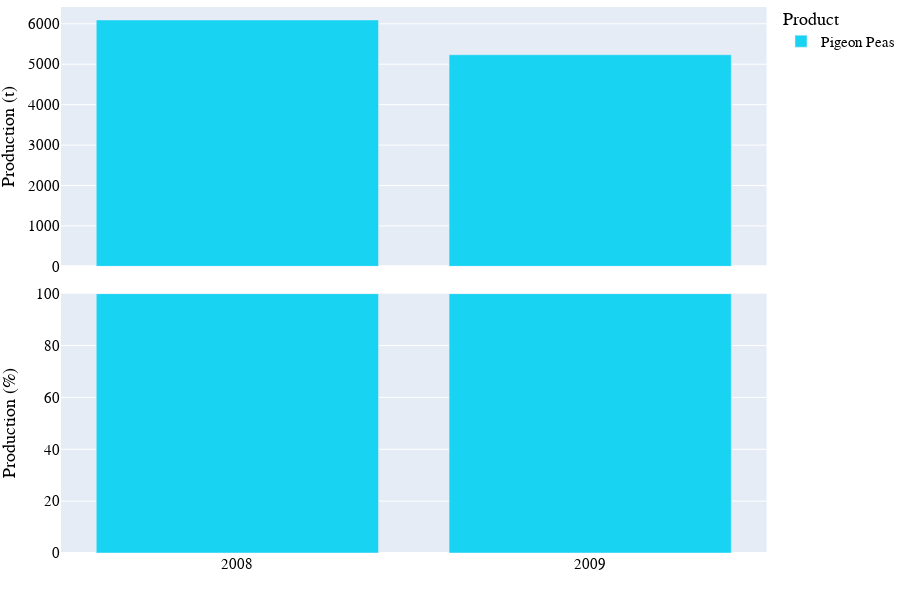
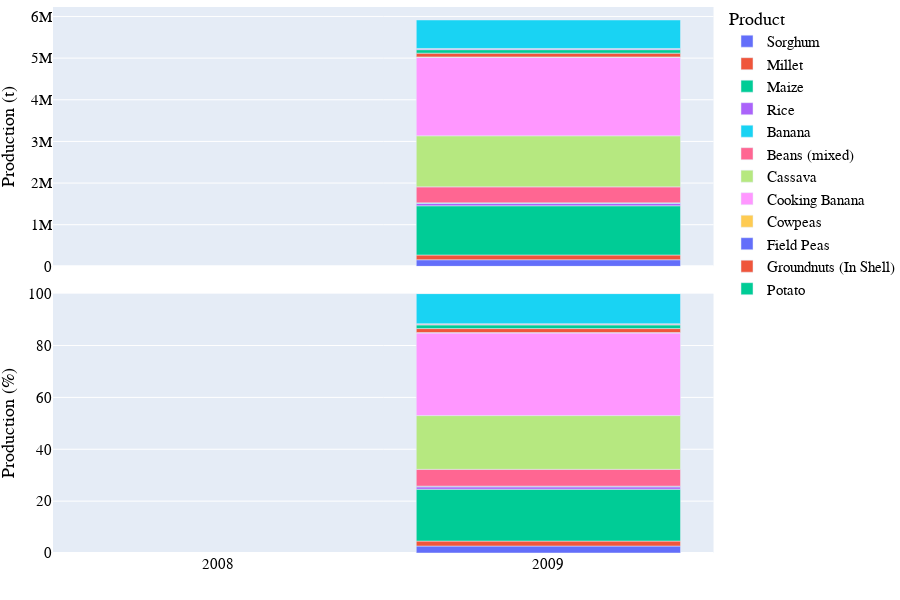
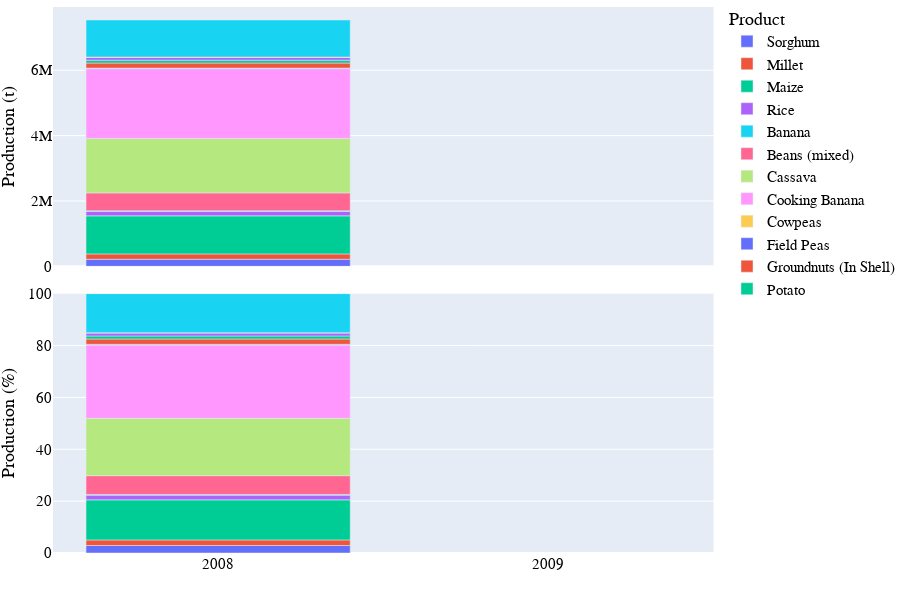

The notebook cell saved with these charts, in order:
### Markdown cell above
# Visualization of production data

### Code cell
# Bar chart of national crop production
country_iso, country_name = 'UG', 'Uganda'
df = pd.read_csv('../data/crop/adm_crop_production_%s.csv' % country_iso, index_col=0)
df['year'] = df['harvest_year']
year = [df['year'].min(), df['year'].max()]
product_order = ['Sorghum','Millet','Maize','Rice','Fonio']
for season_name in ['Annual','First','Second']:
    footnote = 'National crop production in %s - %s' % (country_name, season_name)
    fn_save = '../figures/%s_bar_natgrainprod_%s.png' % (country_iso, season_name)
    sub = df[df['season_name'] == season_name]
    fig = PlotBarProduction(sub, year, product_order, footnote, fn_save)
    fig.show()

### Figure 1 — Plotly figure (JSON) as saved in the notebook; plotly's stock layout.template omitted (floating-point values rounded to 4 significant figures)
{"data": [{"alignmentgroup": "True", "hovertemplate": "product=Pigeon Peas<br>season_name=Annual<br>type=orig_unit<br>year=%{x}<br>value=%{y}<extra></extra>", "legendgroup": "Pigeon Peas", "marker": {"color": "#19d3f3", "pattern": {"shape": ""}}, "name": "Pigeon Peas", "offsetgroup": "Pigeon Peas", "orientation": "v", "showlegend": true, "textposition": "auto", "type": "bar", "x": [2008, 2009], "xaxis": "x2", "y": [6095, 5235], "yaxis": "y2"}, {"alignmentgroup": "True", "hovertemplate": "product=Pigeon Peas<br>season_name=Annual<br>type=percent<br>year=%{x}<br>value=%{y}<extra></extra>", "legendgroup": "Pigeon Peas", "marker": {"color": "#19d3f3", "pattern": {"shape": ""}}, "name": "Pigeon Peas", "offsetgroup": "Pigeon Peas", "orientation": "v", "showlegend": false, "textposition": "auto", "type": "bar", "x": [2008, 2009], "xaxis": "x", "y": [100, 100], "yaxis": "y"}], "layout": {"annotations": [{"showarrow": false, "text": "", "textangle": 90, "x": 0.98, "xanchor": "left", "xref": "paper", "y": 0.2375, "yanchor": "middle", "yref": "paper"}, {"showarrow": false, "text": "", "textangle": 90, "x": 0.98, "xanchor": "left", "xref": "paper", "y": 0.7625, "yanchor": "middle", "yref": "paper"}, {"align": "left", "font": {"color": "dimgrey", "family": "arial", "size": 15}, "showarrow": false, "text": "National crop production in Uganda - Annual", "x": 0, "xref": "paper", "y": -0.13, "yref": "paper"}], "barmode": "relative", "font": {"color": "black", "family": "arial", "size": 15}, "height": 600, "legend": {"title": {"text": "Product"}, "tracegroupgap": 0, "x": 1, "y": 1.01}, "margin": {"b": 0, "l": 0, "r": 0, "t": 0}, "width": 900, "xaxis": {"anchor": "y", "domain": [0, 0.98], "dtick": 1, "range": [2008.0, 2010.0], "title": {"text": ""}}, "xaxis2": {"anchor": "y2", "domain": [0, 0.98], "matches": "x", "showticklabels": false}, "yaxis": {"anchor": "x", "domain": [0, 0.475], "range": [0, 100], "title": {"text": "Production (%)"}}, "yaxis2": {"anchor": "x2", "domain": [0.525, 1], "title": {"text": "Production (t)"}}}}

### Figure 2 — Plotly figure (JSON) as saved in the notebook; plotly's stock layout.template omitted (floating-point values rounded to 4 significant figures)
{"data": [{"alignmentgroup": "True", "hovertemplate": "product=Sorghum<br>season_name=First<br>type=orig_unit<br>year=%{x}<br>value=%{y}<extra></extra>", "legendgroup": "Sorghum", "marker": {"color": "#636efa", "pattern": {"shape": ""}}, "name": "Sorghum", "offsetgroup": "Sorghum", "orientation": "v", "showlegend": true, "textposition": "auto", "type": "bar", "x": [2009], "xaxis": "x2", "y": [158325], "yaxis": "y2"}, {"alignmentgroup": "True", "hovertemplate": "product=Sorghum<br>season_name=First<br>type=percent<br>year=%{x}<br>value=%{y}<extra></extra>", "legendgroup": "Sorghum", "marker": {"color": "#636efa", "pattern": {"shape": ""}}, "name": "Sorghum", "offsetgroup": "Sorghum", "orientation": "v", "showlegend": false, "textposition": "auto", "type": "bar", "x": [2009], "xaxis": "x", "y": [2.676], "yaxis": "y"}, {"alignmentgroup": "True", "hovertemplate": "product=Millet<br>season_name=First<br>type=orig_unit<br>year=%{x}<br>value=%{y}<extra></extra>", "legendgroup": "Millet", "marker": {"color": "#EF553B", "pattern": {"shape": ""}}, "name": "Millet", "offsetgroup": "Millet", "orientation": "v", "showlegend": true, "textposition": "auto", "type": "bar", "x": [2009], "xaxis": "x2", "y": [113870], "yaxis": "y2"}, {"alignmentgroup": "True", "hovertemplate": "product=Millet<br>season_name=First<br>type=percent<br>year=%{x}<br>value=%{y}<extra></extra>", "legendgroup": "Millet", "marker": {"color": "#EF553B", "pattern": {"shape": ""}}, "name": "Millet", "offsetgroup": "Millet", "orientation": "v", "showlegend": false, "textposition": "auto", "type": "bar", "x": [2009], "xaxis": "x", "y": [1.925], "yaxis": "y"}, {"alignmentgroup": "True", "hovertemplate": "product=Maize<br>season_name=First<br>type=orig_unit<br>year=%{x}<br>value=%{y}<extra></extra>", "legendgroup": "Maize", "marker": {"color": "#00cc96", "pattern": {"shape": ""}}, "name": "Maize", "offsetgroup": "Maize", "orientation": "v", "showlegend": true, "textposition": "auto", "type": "bar", "x": [2009], "xaxis": "x2", "y": [1181782], "yaxis": "y2"}, {"alignmentgroup": "True", "hovertemplate": "product=Maize<br>season_name=First<br>type=percent<br>year=%{x}<br>value=%{y}<extra></extra>", "legendgroup": "Maize", "marker": {"color": "#00cc96", "pattern": {"shape": ""}}, "name": "Maize", "offsetgroup": "Maize", "orientation": "v", "showlegend": false, "textposition": "auto", "type": "bar", "x": [2009], "xaxis": "x", "y": [19.98], "yaxis": "y"}, {"alignmentgroup": "True", "hovertemplate": "product=Rice<br>season_name=First<br>type=orig_unit<br>year=%{x}<br>value=%{y}<extra></extra>", "legendgroup": "Rice", "marker": {"color": "#ab63fa", "pattern": {"shape": ""}}, "name": "Rice", "offsetgroup": "Rice", "orientation": "v", "showlegend": true, "textposition": "auto", "type": "bar", "x": [2009], "xaxis": "x2", "y": [54750], "yaxis": "y2"}, {"alignmentgroup": "True", "hovertemplate": "product=Rice<br>season_name=First<br>type=percent<br>year=%{x}<br>value=%{y}<extra></extra>", "legendgroup": "Rice", "marker": {"color": "#ab63fa", "pattern": {"shape": ""}}, "name": "Rice", "offsetgroup": "Rice", "orientation": "v", "showlegend": false, "textposition": "auto", "type": "bar", "x": [2009], "xaxis": "x", "y": [0.9255], "yaxis": "y"}, {"alignmentgroup": "True", "hovertemplate": "product=Banana<br>season_name=First<br>type=orig_unit<br>year=%{x}<br>value=%{y}<extra></extra>", "legendgroup": "Banana", "marker": {"color": "#19d3f3", "pattern": {"shape": ""}}, "name": "Banana", "offsetgroup": "Banana", "orientation": "v", "showlegend": true, "textposition": "auto", "type": "bar", "x": [2009], "xaxis": "x2", "y": [16337], "yaxis": "y2"}, {"alignmentgroup": "True", "hovertemplate": "product=Banana<br>season_name=First<br>type=percent<br>year=%{x}<br>value=%{y}<extra></extra>", "legendgroup": "Banana", "marker": {"color": "#19d3f3", "pattern": {"shape": ""}}, "name": "Banana", "offsetgroup": "Banana", "orientation": "v", "showlegend": false, "textposition": "auto", "type": "bar", "x": [2009], "xaxis": "x", "y": [0.2762], "yaxis": "y"}, {"alignmentgroup": "True", "hovertemplate": "product=Beans (mixed)<br>season_name=First<br>type=orig_unit<br>year=%{x}<br>value=%{y}<extra></extra>", "legendgroup": "Beans (mixed)", "marker": {"color": "#FF6692", "pattern": {"shape": ""}}, "name": "Beans (mixed)", "offsetgroup": "Beans (mixed)", "orientation": "v", "showlegend": true, "textposition": "auto", "type": "bar", "x": [2009], "xaxis": "x2", "y": [383491], "yaxis": "y2"}, {"alignmentgroup": "True", "hovertemplate": "product=Beans (mixed)<br>season_name=First<br>type=percent<br>year=%{x}<br>value=%{y}<extra></extra>", "legendgroup": "Beans (mixed)", "marker": {"color": "#FF6692", "pattern": {"shape": ""}}, "name": "Beans (mixed)", "offsetgroup": "Beans (mixed)", "orientation": "v", "showlegend": false, "textposition": "auto", "type": "bar", "x": [2009], "xaxis": "x", "y": [6.482], "yaxis": "y"}, {"alignmentgroup": "True", "hovertemplate": "product=Cassava<br>season_name=First<br>type=orig_unit<br>year=%{x}<br>value=%{y}<extra></extra>", "legendgroup": "Cassava", "marker": {"color": "#B6E880", "pattern": {"shape": ""}}, "name": "Cassava", "offsetgroup": "Cassava", "orientation": "v", "showlegend": true, "textposition": "auto", "type": "bar", "x": [2009], "xaxis": "x2", "y": [1225924], "yaxis": "y2"}, {"alignmentgroup": "True", "hovertemplate": "product=Cassava<br>season_name=First<br>type=percent<br>year=%{x}<br>value=%{y}<extra></extra>", "legendgroup": "Cassava", "marker": {"color": "#B6E880", "pattern": {"shape": ""}}, "name": "Cassava", "offsetgroup": "Cassava", "orientation": "v", "showlegend": false, "textposition": "auto", "type": "bar", "x": [2009], "xaxis": "x", "y": [20.72], "yaxis": "y"}, {"alignmentgroup": "True", "hovertemplate": "product=Cooking Banana<br>season_name=First<br>type=orig_unit<br>year=%{x}<br>value=%{y}<extra></extra>", "legendgroup": "Cooking Banana", "marker": {"color": "#FF97FF", "pattern": {"shape": ""}}, "name": "Cooking Banana", "offsetgroup": "Cooking Banana", "orientation": "v", "showlegend": true, "textposition": "auto", "type": "bar", "x": [2009], "xaxis": "x2", "y": [1885593], "yaxis": "y2"}, {"alignmentgroup": "True", "hovertemplate": "product=Cooking Banana<br>season_name=First<br>type=percent<br>year=%{x}<br>value=%{y}<extra></extra>", "legendgroup": "Cooking Banana", "marker": {"color": "#FF97FF", "pattern": {"shape": ""}}, "name": "Cooking Banana", "offsetgroup": "Cooking Banana", "orientation": "v", "showlegend": false, "textposition": "auto", "type": "bar", "x": [2009], "xaxis": "x", "y": [31.87], "yaxis": "y"}, {"alignmentgroup": "True", "hovertemplate": "product=Cowpeas<br>season_name=First<br>type=orig_unit<br>year=%{x}<br>value=%{y}<extra></extra>", "legendgroup": "Cowpeas", "marker": {"color": "#FECB52", "pattern": {"shape": ""}}, "name": "Cowpeas", "offsetgroup": "Cowpeas", "orientation": "v", "showlegend": true, "textposition": "auto", "type": "bar", "x": [2009], "xaxis": "x2", "y": [4341], "yaxis": "y2"}, {"alignmentgroup": "True", "hovertemplate": "product=Cowpeas<br>season_name=First<br>type=percent<br>year=%{x}<br>value=%{y}<extra></extra>", "legendgroup": "Cowpeas", "marker": {"color": "#FECB52", "pattern": {"shape": ""}}, "name": "Cowpeas", "offsetgroup": "Cowpeas", "orientation": "v", "showlegend": false, "textposition": "auto", "type": "bar", "x": [2009], "xaxis": "x", "y": [0.07338], "yaxis": "y"}, {"alignmentgroup": "True", "hovertemplate": "product=Field Peas<br>season_name=First<br>type=orig_unit<br>year=%{x}<br>value=%{y}<extra></extra>", "legendgroup": "Field Peas", "marker": {"color": "#636efa", "pattern": {"shape": ""}}, "name": "Field Peas", "offsetgroup": "Field Peas", "orientation": "v", "showlegend": true, "textposition": "auto", "type": "bar", "x": [2009], "xaxis": "x2", "y": [4938], "yaxis": "y2"}, {"alignmentgroup": "True", "hovertemplate": "product=Field Peas<br>season_name=First<br>type=percent<br>year=%{x}<br>value=%{y}<extra></extra>", "legendgroup": "Field Peas", "marker": {"color": "#636efa", "pattern": {"shape": ""}}, "name": "Field Peas", "offsetgroup": "Field Peas", "orientation": "v", "showlegend": false, "textposition": "auto", "type": "bar", "x": [2009], "xaxis": "x", "y": [0.08347], "yaxis": "y"}, {"alignmentgroup": "True", "hovertemplate": "product=Groundnuts (In Shell)<br>season_name=First<br>type=orig_unit<br>year=%{x}<br>value=%{y}<extra></extra>", "legendgroup": "Groundnuts (In Shell)", "marker": {"color": "#EF553B", "pattern": {"shape": ""}}, "name": "Groundnuts (In Shell)", "offsetgroup": "Groundnuts (In Shell)", "orientation": "v", "showlegend": true, "textposition": "auto", "type": "bar", "x": [2009], "xaxis": "x2", "y": [90030], "yaxis": "y2"}, {"alignmentgroup": "True", "hovertemplate": "product=Groundnuts (In Shell)<br>season_name=First<br>type=percent<br>year=%{x}<br>value=%{y}<extra></extra>", "legendgroup": "Groundnuts (In Shell)", "marker": {"color": "#EF553B", "pattern": {"shape": ""}}, "name": "Groundnuts (In Shell)", "offsetgroup": "Groundnuts (In Shell)", "orientation": "v", "showlegend": false, "textposition": "auto", "type": "bar", "x": [2009], "xaxis": "x", "y": [1.522], "yaxis": "y"}, {"alignmentgroup": "True", "hovertemplate": "product=Potato<br>season_name=First<br>type=orig_unit<br>year=%{x}<br>value=%{y}<extra></extra>", "legendgroup": "Potato", "marker": {"color": "#00cc96", "pattern": {"shape": ""}}, "name": "Potato", "offsetgroup": "Potato", "orientation": "v", "showlegend": true, "textposition": "auto", "type": "bar", "x": [2009], "xaxis": "x2", "y": [83437], "yaxis": "y2"}, {"alignmentgroup": "True", "hovertemplate": "product=Potato<br>season_name=First<br>type=percent<br>year=%{x}<br>value=%{y}<extra></extra>", "legendgroup": "Potato", "marker": {"color": "#00cc96", "pattern": {"shape": ""}}, "name": "Potato", "offsetgroup": "Potato", "orientation": "v", "showlegend": false, "textposition": "auto", "type": "bar", "x": [2009], "xaxis": "x", "y": [1.41], "yaxis": "y"}, {"alignmentgroup": "True", "hovertemplate": "product=Sesame Seed<br>season_name=First<br>type=orig_unit<br>year=%{x}<br>value=%{y}<extra></extra>", "legendgroup": "Sesame Seed", "marker": {"color": "#ab63fa", "pattern": {"shape": ""}}, "name": "Sesame Seed", "offsetgroup": "Sesame Seed", "orientation": "v", "showlegend": true, "textposition": "auto", "type": "bar", "x": [2009], "xaxis": "x2", "y": [16483], "yaxis": "y2"}, {"alignmentgroup": "True", "hovertemplate": "product=Sesame Seed<br>season_name=First<br>type=percent<br>year=%{x}<br>value=%{y}<extra></extra>", "legendgroup": "Sesame Seed", "marker": {"color": "#ab63fa", "pattern": {"shape": ""}}, "name": "Sesame Seed", "offsetgroup": "Sesame Seed", "orientation": "v", "showlegend": false, "textposition": "auto", "type": "bar", "x": [2009], "xaxis": "x", "y": [0.2786], "yaxis": "y"}, {"alignmentgroup": "True", "hovertemplate": "product=Soybean<br>season_name=First<br>type=orig_unit<br>year=%{x}<br>value=%{y}<extra></extra>", "legendgroup": "Soybean", "marker": {"color": "#FFA15A", "pattern": {"shape": ""}}, "name": "Soybean", "offsetgroup": "Soybean", "orientation": "v", "showlegend": true, "textposition": "auto", "type": "bar", "x": [2009], "xaxis": "x2", "y": [11825], "yaxis": "y2"}, {"alignmentgroup": "True", "hovertemplate": "product=Soybean<br>season_name=First<br>type=percent<br>year=%{x}<br>value=%{y}<extra></extra>", "legendgroup": "Soybean", "marker": {"color": "#FFA15A", "pattern": {"shape": ""}}, "name": "Soybean", "offsetgroup": "Soybean", "orientation": "v", "showlegend": false, "textposition": "auto", "type": "bar", "x": [2009], "xaxis": "x", "y": [0.1999], "yaxis": "y"}, {"alignmentgroup": "True", "hovertemplate": "product=Sweet Potatoes<br>season_name=First<br>type=orig_unit<br>year=%{x}<br>value=%{y}<extra></extra>", "legendgroup": "Sweet Potatoes", "marker": {"color": "#19d3f3", "pattern": {"shape": ""}}, "name": "Sweet Potatoes", "offsetgroup": "Sweet Potatoes", "orientation": "v", "showlegend": true, "textposition": "auto", "type": "bar", "x": [2009], "xaxis": "x2", "y": [684701], "yaxis": "y2"}, {"alignmentgroup": "True", "hovertemplate": "product=Sweet Potatoes<br>season_name=First<br>type=percent<br>year=%{x}<br>value=%{y}<extra></extra>", "legendgroup": "Sweet Potatoes", "marker": {"color": "#19d3f3", "pattern": {"shape": ""}}, "name": "Sweet Potatoes", "offsetgroup": "Sweet Potatoes", "orientation": "v", "showlegend": false, "textposition": "auto", "type": "bar", "x": [2009], "xaxis": "x", "y": [11.57], "yaxis": "y"}], "layout": {"annotations": [{"showarrow": false, "text": "", "textangle": 90, "x": 0.98, "xanchor": "left", "xref": "paper", "y": 0.2375, "yanchor": "middle", "yref": "paper"}, {"showarrow": false, "text": "", "textangle": 90, "x": 0.98, "xanchor": "left", "xref": "paper", "y": 0.7625, "yanchor": "middle", "yref": "paper"}, {"align": "left", "font": {"color": "dimgrey", "family": "arial", "size": 15}, "showarrow": false, "text": "National crop production in Uganda - First", "x": 0, "xref": "paper", "y": -0.13, "yref": "paper"}], "barmode": "relative", "font": {"color": "black", "family": "arial", "size": 15}, "height": 600, "legend": {"title": {"text": "Product"}, "tracegroupgap": 0, "x": 1, "y": 1.01}, "margin": {"b": 0, "l": 0, "r": 0, "t": 0}, "width": 900, "xaxis": {"anchor": "y", "domain": [0, 0.98], "dtick": 1, "range": [2008.0, 2010.0], "title": {"text": ""}}, "xaxis2": {"anchor": "y2", "domain": [0, 0.98], "matches": "x", "showticklabels": false}, "yaxis": {"anchor": "x", "domain": [0, 0.475], "range": [0, 100], "title": {"text": "Production (%)"}}, "yaxis2": {"anchor": "x2", "domain": [0.525, 1], "title": {"text": "Production (t)"}}}}

### Figure 3 — Plotly figure (JSON) as saved in the notebook; plotly's stock layout.template omitted (floating-point values rounded to 4 significant figures)
{"data": [{"alignmentgroup": "True", "hovertemplate": "product=Sorghum<br>season_name=Second<br>type=orig_unit<br>year=%{x}<br>value=%{y}<extra></extra>", "legendgroup": "Sorghum", "marker": {"color": "#636efa", "pattern": {"shape": ""}}, "name": "Sorghum", "offsetgroup": "Sorghum", "orientation": "v", "showlegend": true, "textposition": "auto", "type": "bar", "x": [2008], "xaxis": "x2", "y": [217467], "yaxis": "y2"}, {"alignmentgroup": "True", "hovertemplate": "product=Sorghum<br>season_name=Second<br>type=percent<br>year=%{x}<br>value=%{y}<extra></extra>", "legendgroup": "Sorghum", "marker": {"color": "#636efa", "pattern": {"shape": ""}}, "name": "Sorghum", "offsetgroup": "Sorghum", "orientation": "v", "showlegend": false, "textposition": "auto", "type": "bar", "x": [2008], "xaxis": "x", "y": [2.885], "yaxis": "y"}, {"alignmentgroup": "True", "hovertemplate": "product=Millet<br>season_name=Second<br>type=orig_unit<br>year=%{x}<br>value=%{y}<extra></extra>", "legendgroup": "Millet", "marker": {"color": "#EF553B", "pattern": {"shape": ""}}, "name": "Millet", "offsetgroup": "Millet", "orientation": "v", "showlegend": true, "textposition": "auto", "type": "bar", "x": [2008], "xaxis": "x2", "y": [163054], "yaxis": "y2"}, {"alignmentgroup": "True", "hovertemplate": "product=Millet<br>season_name=Second<br>type=percent<br>year=%{x}<br>value=%{y}<extra></extra>", "legendgroup": "Millet", "marker": {"color": "#EF553B", "pattern": {"shape": ""}}, "name": "Millet", "offsetgroup": "Millet", "orientation": "v", "showlegend": false, "textposition": "auto", "type": "bar", "x": [2008], "xaxis": "x", "y": [2.163], "yaxis": "y"}, {"alignmentgroup": "True", "hovertemplate": "product=Maize<br>season_name=Second<br>type=orig_unit<br>year=%{x}<br>value=%{y}<extra></extra>", "legendgroup": "Maize", "marker": {"color": "#00cc96", "pattern": {"shape": ""}}, "name": "Maize", "offsetgroup": "Maize", "orientation": "v", "showlegend": true, "textposition": "auto", "type": "bar", "x": [2008], "xaxis": "x2", "y": [1164323], "yaxis": "y2"}, {"alignmentgroup": "True", "hovertemplate": "product=Maize<br>season_name=Second<br>type=percent<br>year=%{x}<br>value=%{y}<extra></extra>", "legendgroup": "Maize", "marker": {"color": "#00cc96", "pattern": {"shape": ""}}, "name": "Maize", "offsetgroup": "Maize", "orientation": "v", "showlegend": false, "textposition": "auto", "type": "bar", "x": [2008], "xaxis": "x", "y": [15.45], "yaxis": "y"}, {"alignmentgroup": "True", "hovertemplate": "product=Rice<br>season_name=Second<br>type=orig_unit<br>year=%{x}<br>value=%{y}<extra></extra>", "legendgroup": "Rice", "marker": {"color": "#ab63fa", "pattern": {"shape": ""}}, "name": "Rice", "offsetgroup": "Rice", "orientation": "v", "showlegend": true, "textposition": "auto", "type": "bar", "x": [2008], "xaxis": "x2", "y": [135989], "yaxis": "y2"}, {"alignmentgroup": "True", "hovertemplate": "product=Rice<br>season_name=Second<br>type=percent<br>year=%{x}<br>value=%{y}<extra></extra>", "legendgroup": "Rice", "marker": {"color": "#ab63fa", "pattern": {"shape": ""}}, "name": "Rice", "offsetgroup": "Rice", "orientation": "v", "showlegend": false, "textposition": "auto", "type": "bar", "x": [2008], "xaxis": "x", "y": [1.804], "yaxis": "y"}, {"alignmentgroup": "True", "hovertemplate": "product=Banana<br>season_name=Second<br>type=orig_unit<br>year=%{x}<br>value=%{y}<extra></extra>", "legendgroup": "Banana", "marker": {"color": "#19d3f3", "pattern": {"shape": ""}}, "name": "Banana", "offsetgroup": "Banana", "orientation": "v", "showlegend": true, "textposition": "auto", "type": "bar", "x": [2008], "xaxis": "x2", "y": [20183], "yaxis": "y2"}, {"alignmentgroup": "True", "hovertemplate": "product=Banana<br>season_name=Second<br>type=percent<br>year=%{x}<br>value=%{y}<extra></extra>", "legendgroup": "Banana", "marker": {"color": "#19d3f3", "pattern": {"shape": ""}}, "name": "Banana", "offsetgroup": "Banana", "orientation": "v", "showlegend": false, "textposition": "auto", "type": "bar", "x": [2008], "xaxis": "x", "y": [0.2678], "yaxis": "y"}, {"alignmentgroup": "True", "hovertemplate": "product=Beans (mixed)<br>season_name=Second<br>type=orig_unit<br>year=%{x}<br>value=%{y}<extra></extra>", "legendgroup": "Beans (mixed)", "marker": {"color": "#FF6692", "pattern": {"shape": ""}}, "name": "Beans (mixed)", "offsetgroup": "Beans (mixed)", "orientation": "v", "showlegend": true, "textposition": "auto", "type": "bar", "x": [2008], "xaxis": "x2", "y": [545786], "yaxis": "y2"}, {"alignmentgroup": "True", "hovertemplate": "product=Beans (mixed)<br>season_name=Second<br>type=percent<br>year=%{x}<br>value=%{y}<extra></extra>", "legendgroup": "Beans (mixed)", "marker": {"color": "#FF6692", "pattern": {"shape": ""}}, "name": "Beans (mixed)", "offsetgroup": "Beans (mixed)", "orientation": "v", "showlegend": false, "textposition": "auto", "type": "bar", "x": [2008], "xaxis": "x", "y": [7.241], "yaxis": "y"}, {"alignmentgroup": "True", "hovertemplate": "product=Cassava<br>season_name=Second<br>type=orig_unit<br>year=%{x}<br>value=%{y}<extra></extra>", "legendgroup": "Cassava", "marker": {"color": "#B6E880", "pattern": {"shape": ""}}, "name": "Cassava", "offsetgroup": "Cassava", "orientation": "v", "showlegend": true, "textposition": "auto", "type": "bar", "x": [2008], "xaxis": "x2", "y": [1668386], "yaxis": "y2"}, {"alignmentgroup": "True", "hovertemplate": "product=Cassava<br>season_name=Second<br>type=percent<br>year=%{x}<br>value=%{y}<extra></extra>", "legendgroup": "Cassava", "marker": {"color": "#B6E880", "pattern": {"shape": ""}}, "name": "Cassava", "offsetgroup": "Cassava", "orientation": "v", "showlegend": false, "textposition": "auto", "type": "bar", "x": [2008], "xaxis": "x", "y": [22.13], "yaxis": "y"}, {"alignmentgroup": "True", "hovertemplate": "product=Cooking Banana<br>season_name=Second<br>type=orig_unit<br>year=%{x}<br>value=%{y}<extra></extra>", "legendgroup": "Cooking Banana", "marker": {"color": "#FF97FF", "pattern": {"shape": ""}}, "name": "Cooking Banana", "offsetgroup": "Cooking Banana", "orientation": "v", "showlegend": true, "textposition": "auto", "type": "bar", "x": [2008], "xaxis": "x2", "y": [2132396], "yaxis": "y2"}, {"alignmentgroup": "True", "hovertemplate": "product=Cooking Banana<br>season_name=Second<br>type=percent<br>year=%{x}<br>value=%{y}<extra></extra>", "legendgroup": "Cooking Banana", "marker": {"color": "#FF97FF", "pattern": {"shape": ""}}, "name": "Cooking Banana", "offsetgroup": "Cooking Banana", "orientation": "v", "showlegend": false, "textposition": "auto", "type": "bar", "x": [2008], "xaxis": "x", "y": [28.29], "yaxis": "y"}, {"alignmentgroup": "True", "hovertemplate": "product=Cowpeas<br>season_name=Second<br>type=orig_unit<br>year=%{x}<br>value=%{y}<extra></extra>", "legendgroup": "Cowpeas", "marker": {"color": "#FECB52", "pattern": {"shape": ""}}, "name": "Cowpeas", "offsetgroup": "Cowpeas", "orientation": "v", "showlegend": true, "textposition": "auto", "type": "bar", "x": [2008], "xaxis": "x2", "y": [6717], "yaxis": "y2"}, {"alignmentgroup": "True", "hovertemplate": "product=Cowpeas<br>season_name=Second<br>type=percent<br>year=%{x}<br>value=%{y}<extra></extra>", "legendgroup": "Cowpeas", "marker": {"color": "#FECB52", "pattern": {"shape": ""}}, "name": "Cowpeas", "offsetgroup": "Cowpeas", "orientation": "v", "showlegend": false, "textposition": "auto", "type": "bar", "x": [2008], "xaxis": "x", "y": [0.08911], "yaxis": "y"}, {"alignmentgroup": "True", "hovertemplate": "product=Field Peas<br>season_name=Second<br>type=orig_unit<br>year=%{x}<br>value=%{y}<extra></extra>", "legendgroup": "Field Peas", "marker": {"color": "#636efa", "pattern": {"shape": ""}}, "name": "Field Peas", "offsetgroup": "Field Peas", "orientation": "v", "showlegend": true, "textposition": "auto", "type": "bar", "x": [2008], "xaxis": "x2", "y": [11510], "yaxis": "y2"}, {"alignmentgroup": "True", "hovertemplate": "product=Field Peas<br>season_name=Second<br>type=percent<br>year=%{x}<br>value=%{y}<extra></extra>", "legendgroup": "Field Peas", "marker": {"color": "#636efa", "pattern": {"shape": ""}}, "name": "Field Peas", "offsetgroup": "Field Peas", "orientation": "v", "showlegend": false, "textposition": "auto", "type": "bar", "x": [2008], "xaxis": "x", "y": [0.1527], "yaxis": "y"}, {"alignmentgroup": "True", "hovertemplate": "product=Groundnuts (In Shell)<br>season_name=Second<br>type=orig_unit<br>year=%{x}<br>value=%{y}<extra></extra>", "legendgroup": "Groundnuts (In Shell)", "marker": {"color": "#EF553B", "pattern": {"shape": ""}}, "name": "Groundnuts (In Shell)", "offsetgroup": "Groundnuts (In Shell)", "orientation": "v", "showlegend": true, "textposition": "auto", "type": "bar", "x": [2008], "xaxis": "x2", "y": [154651], "yaxis": "y2"}, {"alignmentgroup": "True", "hovertemplate": "product=Groundnuts (In Shell)<br>season_name=Second<br>type=percent<br>year=%{x}<br>value=%{y}<extra></extra>", "legendgroup": "Groundnuts (In Shell)", "marker": {"color": "#EF553B", "pattern": {"shape": ""}}, "name": "Groundnuts (In Shell)", "offsetgroup": "Groundnuts (In Shell)", "orientation": "v", "showlegend": false, "textposition": "auto", "type": "bar", "x": [2008], "xaxis": "x", "y": [2.052], "yaxis": "y"}, {"alignmentgroup": "True", "hovertemplate": "product=Potato<br>season_name=Second<br>type=orig_unit<br>year=%{x}<br>value=%{y}<extra></extra>", "legendgroup": "Potato", "marker": {"color": "#00cc96", "pattern": {"shape": ""}}, "name": "Potato", "offsetgroup": "Potato", "orientation": "v", "showlegend": true, "textposition": "auto", "type": "bar", "x": [2008], "xaxis": "x2", "y": [86845], "yaxis": "y2"}, {"alignmentgroup": "True", "hovertemplate": "product=Potato<br>season_name=Second<br>type=percent<br>year=%{x}<br>value=%{y}<extra></extra>", "legendgroup": "Potato", "marker": {"color": "#00cc96", "pattern": {"shape": ""}}, "name": "Potato", "offsetgroup": "Potato", "orientation": "v", "showlegend": false, "textposition": "auto", "type": "bar", "x": [2008], "xaxis": "x", "y": [1.152], "yaxis": "y"}, {"alignmentgroup": "True", "hovertemplate": "product=Sesame Seed<br>season_name=Second<br>type=orig_unit<br>year=%{x}<br>value=%{y}<extra></extra>", "legendgroup": "Sesame Seed", "marker": {"color": "#ab63fa", "pattern": {"shape": ""}}, "name": "Sesame Seed", "offsetgroup": "Sesame Seed", "orientation": "v", "showlegend": true, "textposition": "auto", "type": "bar", "x": [2008], "xaxis": "x2", "y": [84544], "yaxis": "y2"}, {"alignmentgroup": "True", "hovertemplate": "product=Sesame Seed<br>season_name=Second<br>type=percent<br>year=%{x}<br>value=%{y}<extra></extra>", "legendgroup": "Sesame Seed", "marker": {"color": "#ab63fa", "pattern": {"shape": ""}}, "name": "Sesame Seed", "offsetgroup": "Sesame Seed", "orientation": "v", "showlegend": false, "textposition": "auto", "type": "bar", "x": [2008], "xaxis": "x", "y": [1.122], "yaxis": "y"}, {"alignmentgroup": "True", "hovertemplate": "product=Soybean<br>season_name=Second<br>type=orig_unit<br>year=%{x}<br>value=%{y}<extra></extra>", "legendgroup": "Soybean", "marker": {"color": "#FFA15A", "pattern": {"shape": ""}}, "name": "Soybean", "offsetgroup": "Soybean", "orientation": "v", "showlegend": true, "textposition": "auto", "type": "bar", "x": [2008], "xaxis": "x2", "y": [11782], "yaxis": "y2"}, {"alignmentgroup": "True", "hovertemplate": "product=Soybean<br>season_name=Second<br>type=percent<br>year=%{x}<br>value=%{y}<extra></extra>", "legendgroup": "Soybean", "marker": {"color": "#FFA15A", "pattern": {"shape": ""}}, "name": "Soybean", "offsetgroup": "Soybean", "orientation": "v", "showlegend": false, "textposition": "auto", "type": "bar", "x": [2008], "xaxis": "x", "y": [0.1563], "yaxis": "y"}, {"alignmentgroup": "True", "hovertemplate": "product=Sweet Potatoes<br>season_name=Second<br>type=orig_unit<br>year=%{x}<br>value=%{y}<extra></extra>", "legendgroup": "Sweet Potatoes", "marker": {"color": "#19d3f3", "pattern": {"shape": ""}}, "name": "Sweet Potatoes", "offsetgroup": "Sweet Potatoes", "orientation": "v", "showlegend": true, "textposition": "auto", "type": "bar", "x": [2008], "xaxis": "x2", "y": [1134073], "yaxis": "y2"}, {"alignmentgroup": "True", "hovertemplate": "product=Sweet Potatoes<br>season_name=Second<br>type=percent<br>year=%{x}<br>value=%{y}<extra></extra>", "legendgroup": "Sweet Potatoes", "marker": {"color": "#19d3f3", "pattern": {"shape": ""}}, "name": "Sweet Potatoes", "offsetgroup": "Sweet Potatoes", "orientation": "v", "showlegend": false, "textposition": "auto", "type": "bar", "x": [2008], "xaxis": "x", "y": [15.05], "yaxis": "y"}], "layout": {"annotations": [{"showarrow": false, "text": "", "textangle": 90, "x": 0.98, "xanchor": "left", "xref": "paper", "y": 0.2375, "yanchor": "middle", "yref": "paper"}, {"showarrow": false, "text": "", "textangle": 90, "x": 0.98, "xanchor": "left", "xref": "paper", "y": 0.7625, "yanchor": "middle", "yref": "paper"}, {"align": "left", "font": {"color": "dimgrey", "family": "arial", "size": 15}, "showarrow": false, "text": "National crop production in Uganda - Second", "x": 0, "xref": "paper", "y": -0.13, "yref": "paper"}], "barmode": "relative", "font": {"color": "black", "family": "arial", "size": 15}, "height": 600, "legend": {"title": {"text": "Product"}, "tracegroupgap": 0, "x": 1, "y": 1.01}, "margin": {"b": 0, "l": 0, "r": 0, "t": 0}, "width": 900, "xaxis": {"anchor": "y", "domain": [0, 0.98], "dtick": 1, "range": [2008.0, 2010.0], "title": {"text": ""}}, "xaxis2": {"anchor": "y2", "domain": [0, 0.98], "matches": "x", "showticklabels": false}, "yaxis": {"anchor": "x", "domain": [0, 0.475], "range": [0, 100], "title": {"text": "Production (%)"}}, "yaxis2": {"anchor": "x2", "domain": [0.525, 1], "title": {"text": "Production (t)"}}}}
